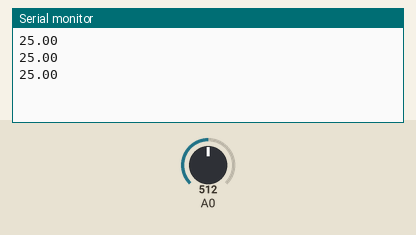
Simulated run of this sketch. Board: Arduino Uno, built with avr-gcc and run on an emulated ATmega328P. Shown: the last lines printed to the serial monitor. The inputs (shaded band) are chosen by the test bench; at power-on: A0 = 512.

Above: at 1.3 s.
1.4 s: A0 set to 0
At 1.9 s:
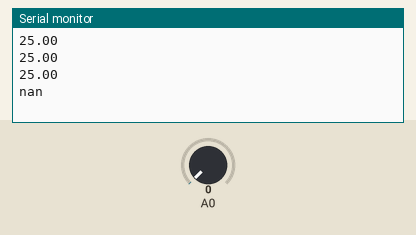
3.5 s: A0 set to 122
At 3.9 s:
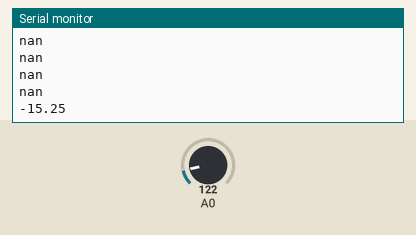

The sketch:

FaraLCD.ino
```cpp
#include <math.h>         //Librarie pentru ecuatii avansate

void setup() {
  Serial.begin(115200);   //Serial pe 115200 baud
}

double Formula_magica(int RawADC) {  //Formula lui Steinhart-Hart, adapdata pentru un rezistor de 10K
 double Temp;
 Temp = log(((10240000/RawADC) - 10000));
 Temp = 1 / (0.001129148 + (0.000234125 + (0.0000000876741 * Temp * Temp ))* Temp );
 Temp = Temp - 273.15;              // Kelvin in Celsius
 //Temp = (Temp * 9.0)/ 5.0 + 32.0; // si Celsius in Fahrenheit da uncomment daca vrei
 return Temp;
}

void loop() {
  int val;                //Variabila pt. output-ul raw de la senzor
  double temp;            //Variabila pentru a stoca temperatura
  val=analogRead(0);      //Citeste de pe analog 0 si stocheaza in "val"
  temp=Formula_magica(val);   //Calculeaza temperatura cu formula din Formula_magica
  Serial.println(temp);   //Scrie temperatura pe serial
  delay(500);            //Asteapta jumatate de secunda (sau cat vrei tu) si dupa repeta
}
```

Measured:
- after the input at 1.4 s, the serial monitor: prints a new line after 0.10 s (image 1)
- after the input at 3.5 s, the serial monitor: prints a new line at once (image 2)
